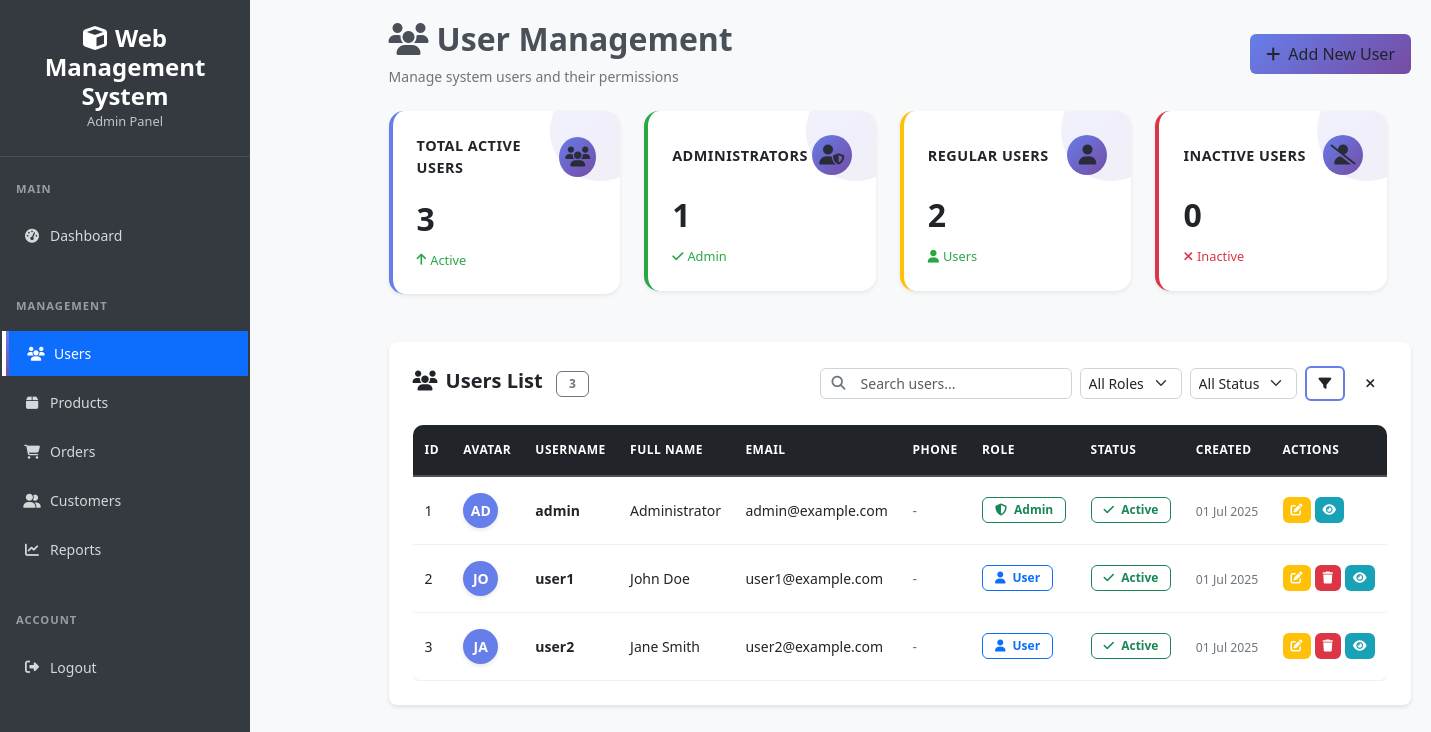
Screenshot of /admin/users/index.php (signed in) with the database file from the repository.
### tables this page shows
CREATE TABLE users (
    id INT PRIMARY KEY AUTO_INCREMENT,
    username VARCHAR(50) NOT NULL UNIQUE,
    email VARCHAR(100) NOT NULL UNIQUE,
    password VARCHAR(255) NOT NULL,
    role ENUM('admin', 'user') DEFAULT 'user',
    full_name VARCHAR(100),
    phone VARCHAR(20),
    is_active BOOLEAN DEFAULT TRUE,
    created_at TIMESTAMP DEFAULT CURRENT_TIMESTAMP,
    updated_at TIMESTAMP DEFAULT CURRENT_TIMESTAMP ON UPDATE CURRENT_TIMESTAMP
);

### admin/users/index.php (the view, shortened to what the rows shown need)
<?php
require_once '../../includes/functions.php';
$search = $_GET['search'] ?? '';
$role_filter = $_GET['role'] ?? '';
$status_filter = $_GET['status'] ?? '';
$page = max(1, (int)($_GET['page'] ?? 1));
$per_page = RECORDS_PER_PAGE;
$where_conditions = [];
$params = [];
$where_clause = !empty($where_conditions) ? 'WHERE ' . implode(' AND ', $where_conditions) : '';
$offset = ($page - 1) * $per_page;
$sql = "SELECT id, username, email, full_name, role, is_active, created_at, updated_at
        FROM users $where_clause
        ORDER BY created_at DESC
        LIMIT $per_page OFFSET $offset";
$users = getRecords($sql, $params);
include '../../includes/header.php';
?>
<main class="d-flex">
    <div class="admin-content flex-grow-1">
        <div class="d-flex justify-content-between align-items-center mb-4">
            <div>
                <h2><i class="fas fa-users me-2"></i>User Management</h2>
            </div>
        </div>
        <div class="admin-table-container">
            <div class="table-responsive">
                <table class="table admin-table" id="usersTable">
                            <thead>
                                <tr>
                                    <th>ID</th>
                                    <th>Avatar</th>
                                    <th>Username</th>
                                    <th>Full Name</th>
                                    <th>Email</th>
                                    <th>Phone</th>
                                    <th>Role</th>
                                    <th>Status</th>
                                    <th>Created</th>
                                    <th>Actions</th>
                                </tr>
                            </thead>
                            <tbody>
                                <?php if (empty($users)): ?>
                                    <tr>
                                        <td colspan="10" class="text-center py-4">
                                            <div class="admin-empty-state">
                                                <i class="fas fa-users empty-icon"></i>
                                                <div class="empty-title">No Users Found</div>
                                                <div class="empty-description">
                                                    <?php if (!empty($search) || !empty($role_filter) || !empty($status_filter)): ?>
                                                        Try adjusting your search criteria or filters.
                                                    <?php else: ?>
                                                        Start by adding your first user.
                                                    <?php endif; ?>
                                                </div>
                                                <a href="add.php" class="btn btn-primary mt-3">
                                                    <i class="fas fa-plus me-2"></i>Add User
                                                </a>
                                            </div>
                                        </td>
                                    </tr>
                                <?php else: ?>
                                    <?php foreach ($users as $user): ?>
                                        <tr>
                                            <td><?= $user['id'] ?></td>
                                            <td>
                                                <div class="user-avatar bg-primary text-white rounded-circle d-flex align-items-center justify-content-center"
                                                     style="width: 35px; height: 35px; font-size: 14px;">
                                                    <?= strtoupper(substr($user['full_name'] ?: $user['username'], 0, 2)) ?>
                                                </div>
                                            </td>
                                            <td>
                                                <strong><?= htmlspecialchars($user['username']) ?></strong>
                                            </td>
                                            <td><?= htmlspecialchars($user['full_name'] ?: '-') ?></td>
                                            <td>
                                                <a href="mailto:<?= htmlspecialchars($user['email']) ?>" class="text-decoration-none">
                                                    <?= htmlspecialchars($user['email']) ?>
                                                </a>
                                            </td>
                                            <td>
                                                <?php if (!empty($user['phone'])): ?>
                                                    <a href="tel:<?= htmlspecialchars($user['phone']) ?>" class="text-decoration-none">
                                                        <i class="fas fa-phone me-1"></i><?= htmlspecialchars($user['phone']) ?>
                                                    </a>
                                                <?php else: ?>
                                                    <span class="text-muted">-</span>
                                                <?php endif; ?>
                                            </td>
                                            <td>
                                                <span class="badge <?= $user['role'] === 'admin' ? 'bg-success' : 'bg-primary' ?>">
                                                    <i class="fas fa-<?= $user['role'] === 'admin' ? 'shield-alt' : 'user' ?> me-1"></i>
                                                    <?= ucfirst($user['role']) ?>
                                                </span>
                                            </td>
                                            <td>
                                                <span class="badge <?= $user['is_active'] ? 'bg-success' : 'bg-danger' ?>">
                                                    <i class="fas fa-<?= $user['is_active'] ? 'check' : 'times' ?> me-1"></i>
                                                    <?= $user['is_active'] ? 'Active' : 'Inactive' ?>
                                                </span>
                                            </td>
                                            <td>
                                                <small class="text-muted">
                                                    <?= formatDate($user['created_at'], 'd M Y') ?>
                                                </small>
                                            </td>
                                            <td>
                                                <div class="table-actions">
                                                    <a href="edit.php?id=<?= $user['id'] ?>"
                                                       class="btn btn-sm btn-action edit"
                                                       title="Edit User">
                                                        <i class="fas fa-edit"></i>
                                                    </a>
                                                    <?php if ($user['id'] != getCurrentUserId()): ?>
                                                        <button type="button"
                                                                class="btn btn-sm btn-action delete"
                                                                title="Delete User"
                                                                onclick="confirmDelete(<?= $user['id'] ?>, '<?= htmlspecialchars($user['username']) ?>')">
                                                            <i class="fas fa-trash"></i>
                                                        </button>
                                                    <?php endif; ?>
                                                    <button type="button"
                                                            class="btn btn-sm btn-action view"
                                                            title="View Details"
                                                            onclick="viewUser(<?= $user['id'] ?>)">
                                                        <i class="fas fa-eye"></i>
                                                    </button>
                                                </div>
                                            </td>
                                        </tr>
                                    <?php endforeach; ?>
                                <?php endif; ?>
                            </tbody>
                        </table>
                    </div>
                </div>
            </div>
        </main>
</body>
</html>

### rows the page displays
users: id "1", full_name "AD", username "admin", full_name "Administrator", email "admin@example.com", role "Admin", is_active 1 (drawn), created_at "01 Jul 2025"
users: id "2", full_name "JO", username "user1", full_name "John Doe", email "user1@example.com", role "User", is_active 1 (drawn), created_at "01 Jul 2025"
users: id "3", full_name "JA", username "user2", full_name "Jane Smith", email "user2@example.com", role "User", is_active 1 (drawn), created_at "01 Jul 2025"

### other values shown
APP_NAME "Web Management System"
$role_stats['total_active'] "3"
$role_stats['admin'] "1"
$role_stats['user'] "2"
$role_stats['total_inactive'] "0"
$total_records "3"
